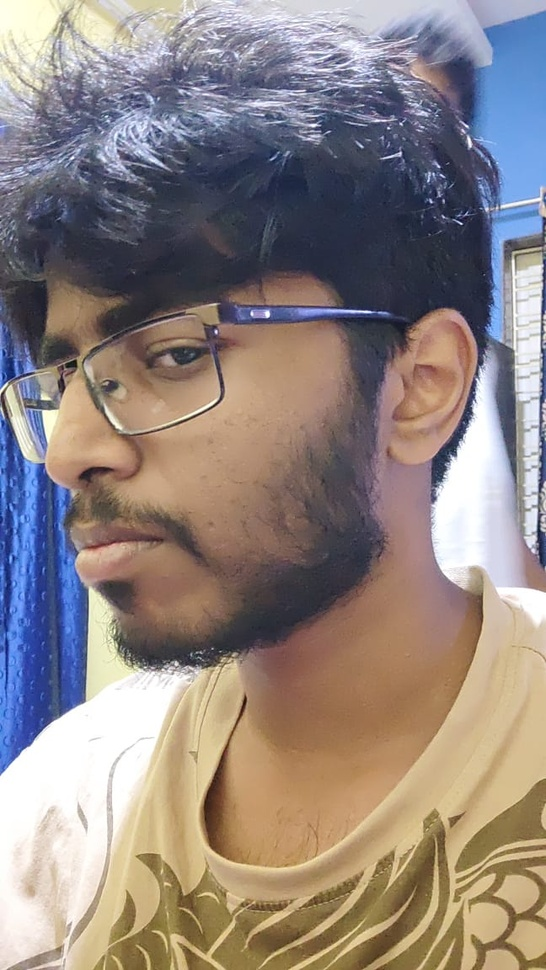
#> input picture Object Detection/datasets/face1.jpg, 546 x 970 px, shrunk from 648 x 1152 before the run, found by its file name
$ jupyter execute --allow-errors sift.ipynb   (text cells are left out)
#> lines starting #> are read from the running program, lines starting #| are printed output that depends on the picture; pictures that were not available may be replaced by others from this repository, and a replacement may not be noted
[cell 1]
import cv2
import numpy as np
import matplotlib.pyplot as plt

# SIFT is also known as blob detector

# Remove points with high edge response by using hessian (using 2nd derivative) because it is unstable to noise

# Find orientation of keypoint (magnitude and angle) to be invariant to rotation

# Define keypoint by creating HOG features

# After getting the vectors we do keypoint matching using nearest neighbour and L2 distance to find minimum error between histogram vectors

[cell 2]
maple = './inputs/face1.jpg'
img = cv2.imread(maple)
#> img is the input picture: shape (970, 546, 3); mean B, G, R 128.8, 132.6, 143.9
print(img.shape)
#| (970, 546, 3)
# flags=cv2.DRAW_MATCHES_FLAGS_DRAW_RICH_KEYPOINTS
plt.imshow(img,cmap='gray')

[cell 3]
face1 = cv2.imread('./inputs/face.jpg',)
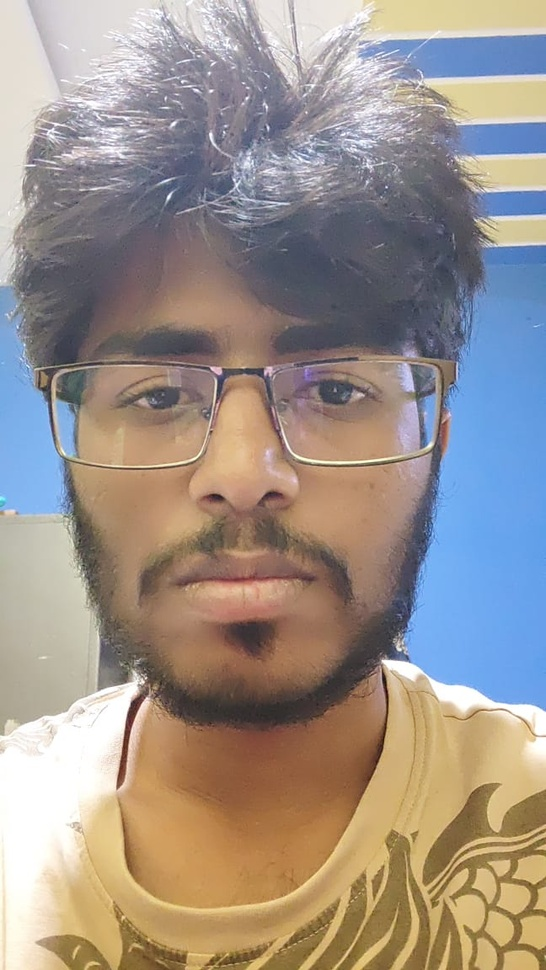
#> input picture Object Detection/datasets/face.jpg, 546 x 970 px, shrunk from 648 x 1152 before the run, found by its file name
#> face1 is the input picture: shape (970, 546, 3); mean B, G, R 139, 146.3, 156.5
face2 = cv2.imread('./inputs/face4.jpg',)
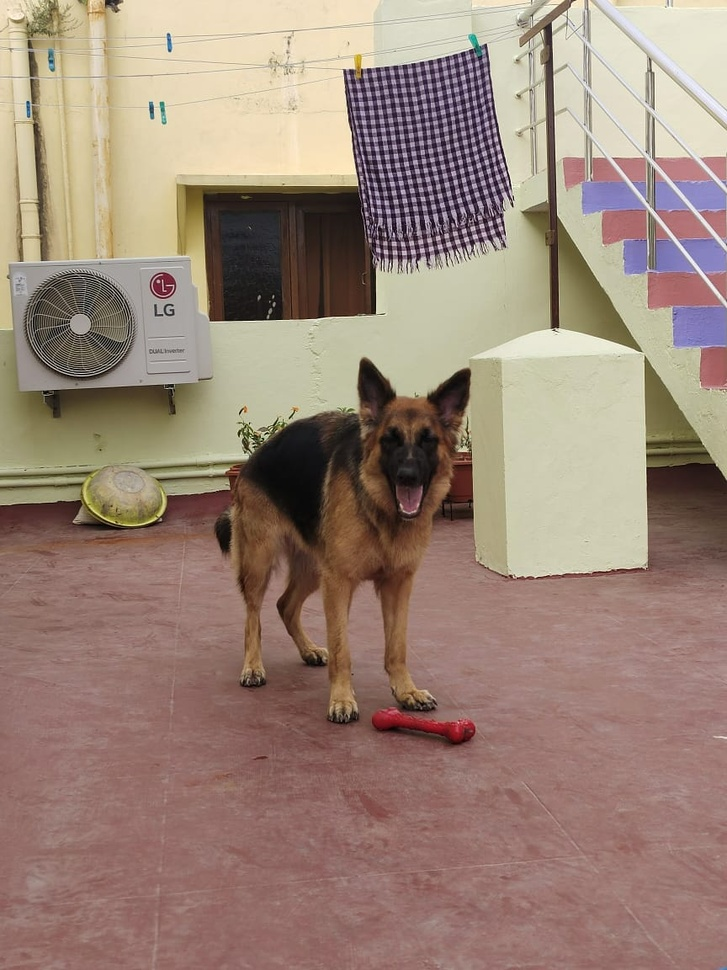
#> input picture Object Detection/datasets/mape_test.jpg, 727 x 970 px, shrunk from 864 x 1152 before the run, given in place of face4.jpg, which was not available
#> face2 is the input picture: shape (970, 727, 3); mean B, G, R 119.5, 133.1, 155
fig, axs = plt.subplots(1, 2)

axs[0].imshow(face1)
axs[0].axis('off')  # Turn off axis numbers
axs[0].set_title('Image 1')

axs[1].imshow(face2)
axs[1].axis('off')
axs[1].set_title('Image 2')

plt.show()
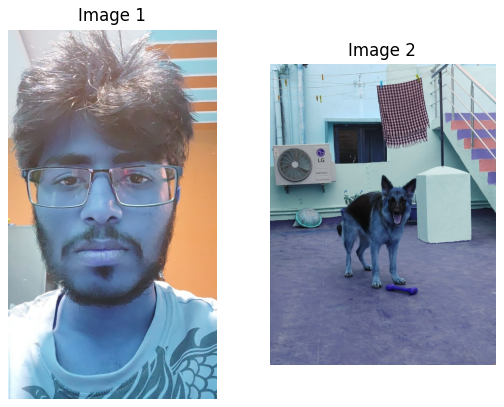
#> figure drawn by matplotlib, 2 panels; B, G, R data is drawn as R, G, B

[cell 4]
sift = cv2.ORB_create()

kp1,desc1 = sift.detectAndCompute(face1,None)
#> kp1 = 500 keypoints; strongest (x, y, size): (397, 648, 31), (386, 662, 77.1), (399, 650, 31), (388, 663, 92.6)

kp2,desc2 = sift.detectAndCompute(face2,None)
#> kp2 = 500 keypoints; strongest (x, y, size): (357, 184, 31), (374, 313, 31), (344, 70, 31), (485, 44, 31)

[cell 5]
BF = cv2.BFMatcher()
matches = BF.knnMatch(desc1,desc2,k=2)
#> matches = 500 matches

# Apply ratio test
good_matches = []
for m, n in matches:
    if m.distance < 0.75 * n.distance:
        good_matches.append(m)
#> after the loop, good_matches = []

# Draw matches
matched_img = cv2.drawMatches(face1, kp1, face2, kp2, good_matches, None, )
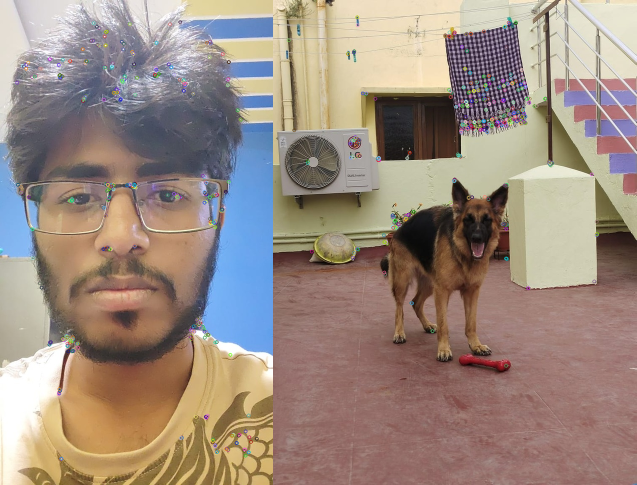
#> matched_img: shape (970, 1273, 3) (shown at 1/2 size); mean B, G, R 127.9, 138.8, 155.6
plt.imshow(matched_img)
cv2.imwrite('./results/face_match.jpg',matched_img)
#> Out = True
